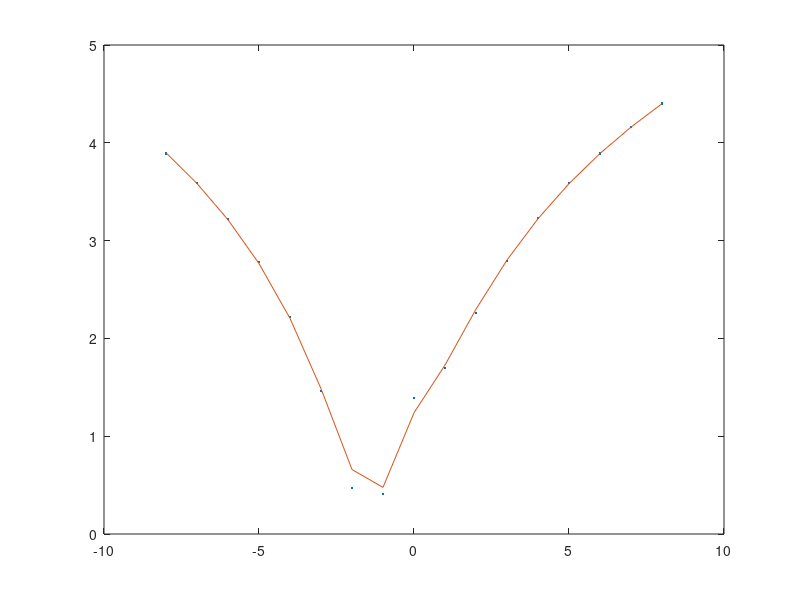

This figure's MATLAB source: (Note: this script raises an error after producing the figure.)
x=(-8:8)';
y=[3.89;3.59;3.22;2.78;2.22;1.46;0.47;0.41;1.39;1.7;2.26;2.79;3.23;3.59;3.89;4.16;4.4];


A=[x.^2 x x.^0 abs(x)];
k=pinv(A)*exp(y);

x
y
k

h=@(x) log(k(1)*x.^2+k(2)*x +k(3)*x.^0 +k(4)*abs(x));

plot(x,y,'.',x,h(x))
er=norm(h(x)-y)/norm(y);
er

%b

g=@(x) integra(h,0,abs(x))-x.^2;

g(1)
g(3)
sol=biseca(g,1,3,30)
g(sol)
integra(h,0,sol)
sol^2